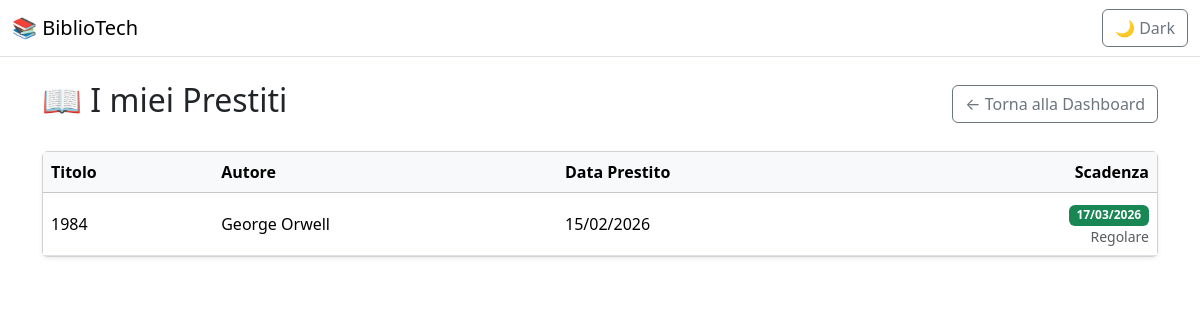
/root/src/prestiti.php (signed in), run on the app's committed database.
### tables this page shows
CREATE TABLE prestiti (
    id INT AUTO_INCREMENT PRIMARY KEY,
    id_utente INT NOT NULL,
    id_libro INT NOT NULL,
    data_prestito DATETIME NOT NULL DEFAULT CURRENT_TIMESTAMP,
    data_restituzione DATETIME NULL,
    quantita INT NOT NULL DEFAULT 1 CHECK (quantita > 0),
    CONSTRAINT fk_prestito_utente
        FOREIGN KEY (id_utente)
        REFERENCES utenti(id)
        ON DELETE CASCADE,
    CONSTRAINT fk_prestito_libro
        FOREIGN KEY (id_libro)
        REFERENCES libri(id)
        ON DELETE CASCADE
);

CREATE TABLE libri (
    id INT AUTO_INCREMENT PRIMARY KEY,
    titolo VARCHAR(255) NOT NULL,
    autore VARCHAR(255) NOT NULL,
    copie_totali INT NOT NULL CHECK (copie_totali >= 0),
    copie_disponibili INT NOT NULL CHECK (copie_disponibili >= 0),
    created_at TIMESTAMP DEFAULT CURRENT_TIMESTAMP,
    CONSTRAINT chk_copie_coerenza 
        CHECK (copie_disponibili <= copie_totali)
);

### root/src/prestiti.php (the view, shortened to what this page needs)
<?php
require 'config.php';
$userId = $_SESSION['user_id'];
$stmt = $pdo->prepare("
    SELECT
        l.titolo,
        l.autore,
        p.data_prestito,
        DATE_ADD(p.data_prestito, INTERVAL 30 DAY) AS scadenza
    FROM prestiti p
    JOIN libri l ON p.id_libro = l.id
    WHERE p.id_utente = ?
    AND p.data_restituzione IS NULL
    ORDER BY scadenza ASC
");
$stmt->execute([$userId]);
$prestiti = $stmt->fetchAll();
?>
<?php include 'header.php'; ?>
<div class="container mt-4">
    <div class="d-flex justify-content-between align-items-center mb-4">
        <h2>📖 I miei Prestiti</h2>
        <a href="homepage.php" class="btn btn-outline-secondary">
            ← Torna alla Dashboard
        </a>
    </div>
    <?php if (count($prestiti) > 0): ?>
        <div class="card shadow-sm">
            <div class="card-body p-0">
                <table class="table table-hover mb-0 align-middle">
                    <thead class="table-light">
                        <tr>
                            <th>Titolo</th>
                            <th>Autore</th>
                            <th>Data Prestito</th>
                            <th class="text-end">Scadenza</th>
                        </tr>
                    </thead>
                    <tbody>
                    <?php foreach ($prestiti as $p): ?>
                        <?php
                        $oggi = new DateTime();
                        $scadenza = new DateTime($p['scadenza']);
                        $diff = $oggi->diff($scadenza)->days;
                        $inRitardo = $oggi > $scadenza;
                        if ($inRitardo) {
                            $badge = "bg-danger";
                            $stato = "In ritardo";
                        } elseif ($diff <= 5) {
                            $badge = "bg-warning";
                            $stato = "In scadenza";
                        } else {
                            $badge = "bg-success";
                            $stato = "Regolare";
                        }
                        ?>
                        <tr>
                            <td><?= htmlspecialchars($p['titolo']) ?></td>
                            <td><?= htmlspecialchars($p['autore']) ?></td>
                            <td><?= date("d/m/Y", strtotime($p['data_prestito'])) ?></td>
                            <td class="text-end">
                                <span class="badge <?= $badge ?>">
                                    <?= date("d/m/Y", strtotime($p['scadenza'])) ?>
                                </span>
                                <small class="d-block text-muted">
                                    <?= $stato ?>
                                </small>
                            </td>
                        </tr>
                    <?php endforeach; ?>
                    </tbody>
                </table>
            </div>
        </div>
    <?php else: ?>
        <div class="alert alert-info">
            Non hai prestiti attivi.
        </div>
    <?php endif; ?>
</div>
</body>
</html>

### data on the page
prestiti: id_libro.titolo "1984", id_libro.autore "George Orwell", data_prestito "15/02/2026", scadenza "17/03/2026", stato "Regolare"
